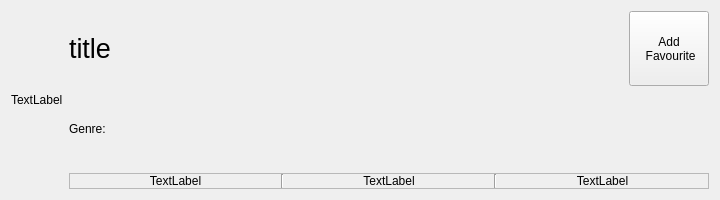
<?xml version="1.0" encoding="UTF-8"?>
<ui version="4.0">
 <class>movie_scroll</class>
 <widget class="QWidget" name="movie_scroll">
  <property name="geometry">
   <rect>
    <x>0</x>
    <y>0</y>
    <width>720</width>
    <height>200</height>
   </rect>
  </property>
  <property name="sizePolicy">
   <sizepolicy hsizetype="Preferred" vsizetype="Minimum">
    <horstretch>0</horstretch>
    <verstretch>0</verstretch>
   </sizepolicy>
  </property>
  <property name="maximumSize">
   <size>
    <width>16777215</width>
    <height>200</height>
   </size>
  </property>
  <property name="windowTitle">
   <string>Form</string>
  </property>
  <layout class="QHBoxLayout" name="horizontalLayout_2">
   <item>
    <layout class="QHBoxLayout" name="horizontalLayout">
     <item>
      <widget class="QLabel" name="image">
       <property name="sizePolicy">
        <sizepolicy hsizetype="Maximum" vsizetype="Preferred">
         <horstretch>0</horstretch>
         <verstretch>0</verstretch>
        </sizepolicy>
       </property>
       <property name="text">
        <string>TextLabel</string>
       </property>
      </widget>
     </item>
     <item>
      <layout class="QVBoxLayout" name="verticalLayout">
       <item>
        <layout class="QHBoxLayout" name="horizontalLayout_5">
         <item>
          <widget class="QLabel" name="title">
           <property name="sizePolicy">
            <sizepolicy hsizetype="Minimum" vsizetype="Minimum">
             <horstretch>0</horstretch>
             <verstretch>0</verstretch>
            </sizepolicy>
           </property>
           <property name="text">
            <string>&lt;html&gt;&lt;head/&gt;&lt;body&gt;&lt;p&gt;&lt;span style=&quot; font-size:20pt;&quot;&gt;title&lt;/span&gt;&lt;/p&gt;&lt;/body&gt;&lt;/html&gt;</string>
           </property>
           <property name="textInteractionFlags">
            <set>Qt::LinksAccessibleByMouse|Qt::TextSelectableByMouse</set>
           </property>
          </widget>
         </item>
         <item>
          <widget class="QPushButton" name="addFav">
           <property name="sizePolicy">
            <sizepolicy hsizetype="Maximum" vsizetype="Minimum">
             <horstretch>0</horstretch>
             <verstretch>0</verstretch>
            </sizepolicy>
           </property>
           <property name="text">
            <string>Add
 Favourite</string>
           </property>
          </widget>
         </item>
        </layout>
       </item>
       <item>
        <widget class="QLabel" name="genre">
         <property name="sizePolicy">
          <sizepolicy hsizetype="Preferred" vsizetype="Minimum">
           <horstretch>0</horstretch>
           <verstretch>0</verstretch>
          </sizepolicy>
         </property>
         <property name="text">
          <string>Genre:</string>
         </property>
         <property name="textInteractionFlags">
          <set>Qt::LinksAccessibleByMouse|Qt::TextSelectableByMouse</set>
         </property>
        </widget>
       </item>
       <item>
        <widget class="QFrame" name="frame">
         <property name="sizePolicy">
          <sizepolicy hsizetype="Preferred" vsizetype="Maximum">
           <horstretch>0</horstretch>
           <verstretch>0</verstretch>
          </sizepolicy>
         </property>
         <property name="frameShape">
          <enum>QFrame::StyledPanel</enum>
         </property>
         <property name="frameShadow">
          <enum>QFrame::Raised</enum>
         </property>
         <layout class="QHBoxLayout" name="horizontalLayout_4">
          <property name="spacing">
           <number>0</number>
          </property>
          <property name="leftMargin">
           <number>0</number>
          </property>
          <property name="topMargin">
           <number>0</number>
          </property>
          <property name="rightMargin">
           <number>0</number>
          </property>
          <property name="bottomMargin">
           <number>0</number>
          </property>
          <item>
           <layout class="QHBoxLayout" name="horizontalLayout_3">
            <property name="spacing">
             <number>0</number>
            </property>
            <item>
             <widget class="QLabel" name="year">
              <property name="sizePolicy">
               <sizepolicy hsizetype="Preferred" vsizetype="Maximum">
                <horstretch>0</horstretch>
                <verstretch>0</verstretch>
               </sizepolicy>
              </property>
              <property name="frameShape">
               <enum>QFrame::NoFrame</enum>
              </property>
              <property name="text">
               <string>TextLabel</string>
              </property>
              <property name="alignment">
               <set>Qt::AlignCenter</set>
              </property>
              <property name="textInteractionFlags">
               <set>Qt::LinksAccessibleByMouse|Qt::TextSelectableByMouse</set>
              </property>
             </widget>
            </item>
            <item>
             <widget class="Line" name="line">
              <property name="sizePolicy">
               <sizepolicy hsizetype="Fixed" vsizetype="MinimumExpanding">
                <horstretch>0</horstretch>
                <verstretch>0</verstretch>
               </sizepolicy>
              </property>
              <property name="orientation">
               <enum>Qt::Vertical</enum>
              </property>
             </widget>
            </item>
            <item>
             <widget class="QLabel" name="duration">
              <property name="sizePolicy">
               <sizepolicy hsizetype="Preferred" vsizetype="Maximum">
                <horstretch>0</horstretch>
                <verstretch>0</verstretch>
               </sizepolicy>
              </property>
              <property name="frameShape">
               <enum>QFrame::NoFrame</enum>
              </property>
              <property name="text">
               <string>TextLabel</string>
              </property>
              <property name="alignment">
               <set>Qt::AlignCenter</set>
              </property>
              <property name="textInteractionFlags">
               <set>Qt::LinksAccessibleByMouse|Qt::TextSelectableByMouse</set>
              </property>
             </widget>
            </item>
            <item>
             <widget class="Line" name="line_2">
              <property name="sizePolicy">
               <sizepolicy hsizetype="Fixed" vsizetype="MinimumExpanding">
                <horstretch>0</horstretch>
                <verstretch>0</verstretch>
               </sizepolicy>
              </property>
              <property name="orientation">
               <enum>Qt::Vertical</enum>
              </property>
             </widget>
            </item>
            <item>
             <widget class="QLabel" name="rating">
              <property name="sizePolicy">
               <sizepolicy hsizetype="Preferred" vsizetype="Maximum">
                <horstretch>0</horstretch>
                <verstretch>0</verstretch>
               </sizepolicy>
              </property>
              <property name="frameShape">
               <enum>QFrame::NoFrame</enum>
              </property>
              <property name="text">
               <string>TextLabel</string>
              </property>
              <property name="alignment">
               <set>Qt::AlignCenter</set>
              </property>
              <property name="textInteractionFlags">
               <set>Qt::LinksAccessibleByMouse|Qt::TextSelectableByMouse</set>
              </property>
             </widget>
            </item>
           </layout>
          </item>
         </layout>
        </widget>
       </item>
      </layout>
     </item>
    </layout>
   </item>
  </layout>
 </widget>
 <resources/>
 <connections/>
</ui>
